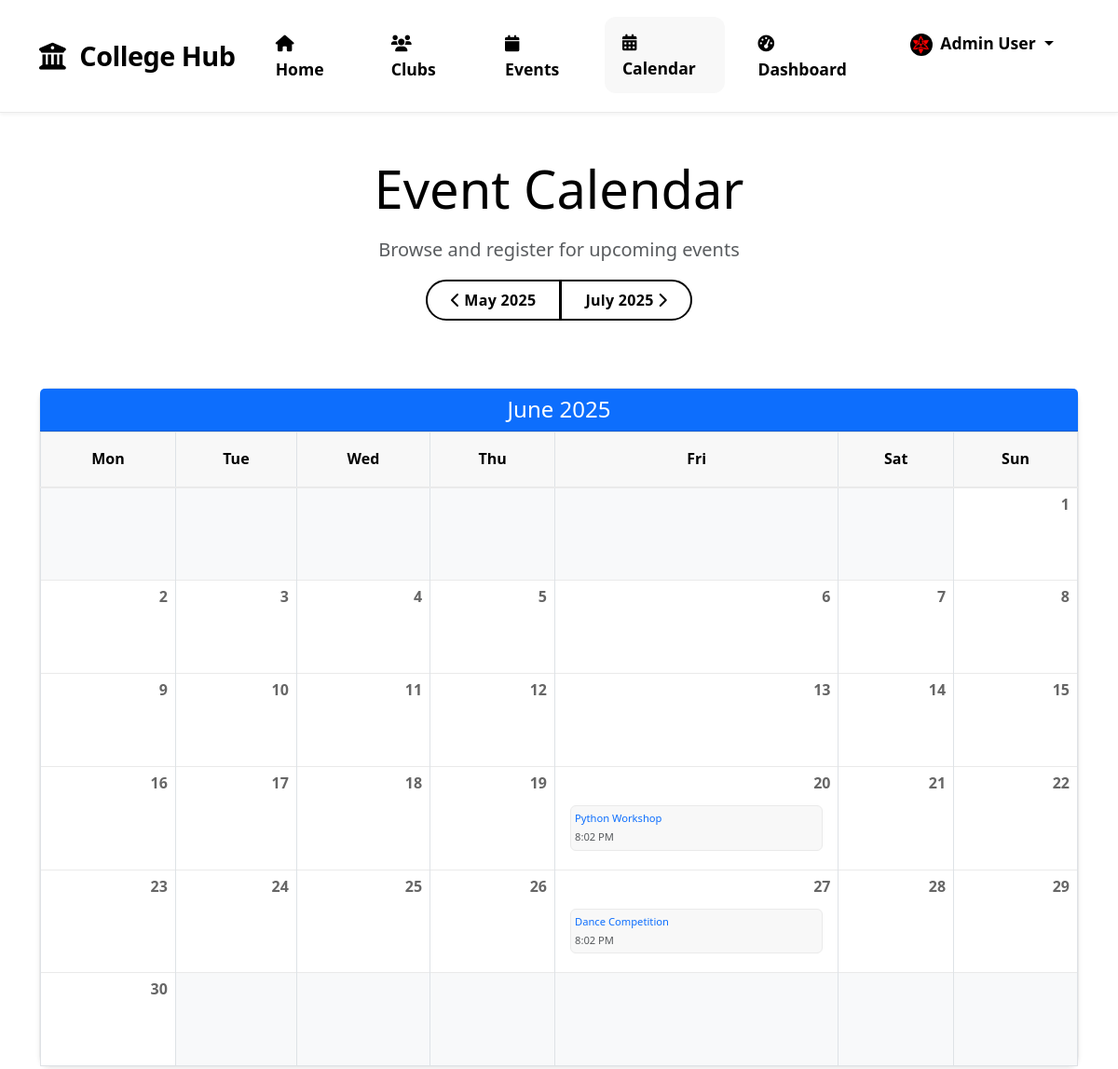
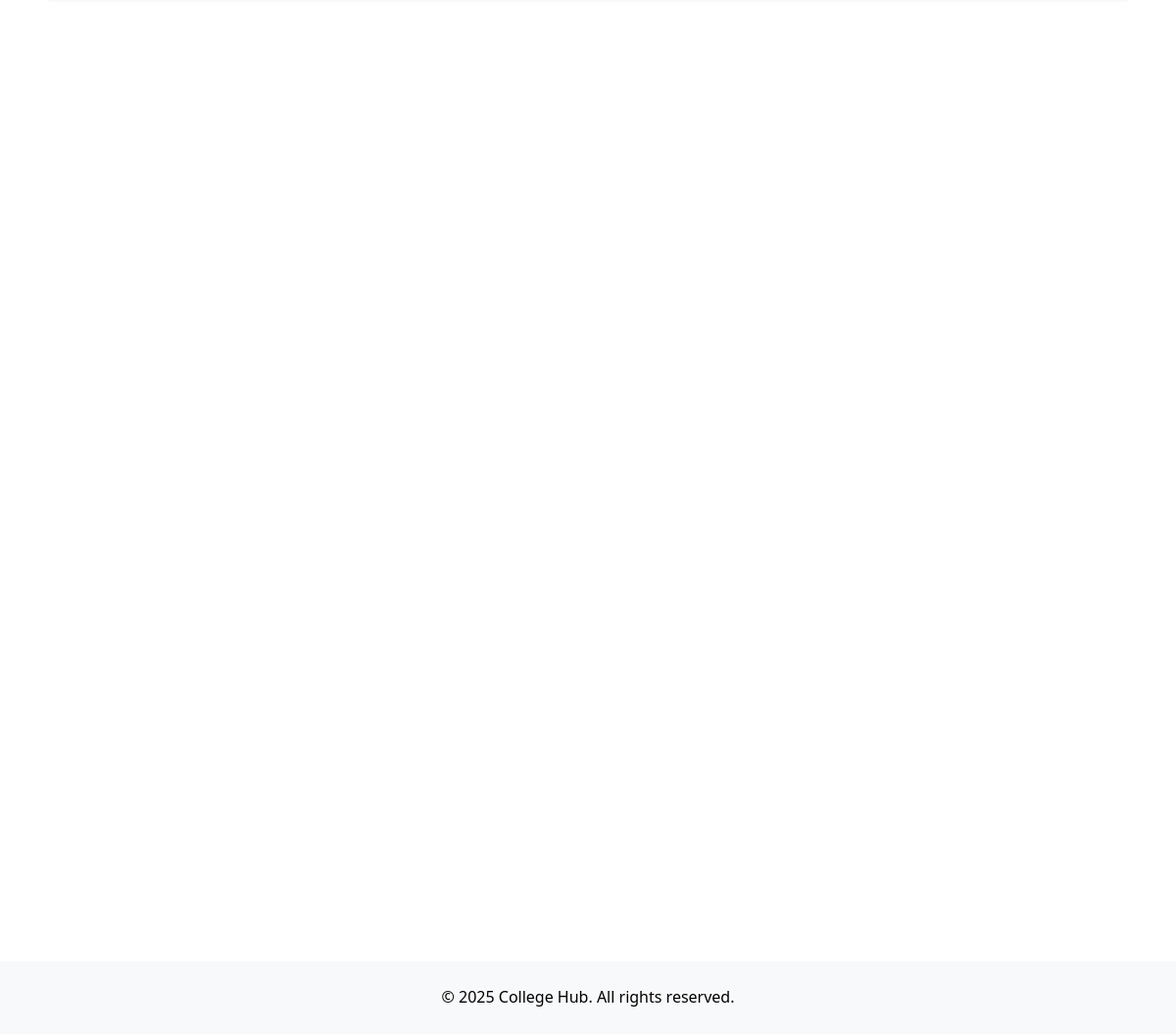
The app's page /calendar/?month=2025-06 (signed in) with its own data (2 pictures, top to bottom).
### clubs/models.py (models this page shows, shortened)
class UserProfile(models.Model):
    ROLE_CHOICES = [
        ('student', 'Student'),
        ('faculty', 'Faculty'),
        ('admin', 'Admin'),
    ]
    user = models.OneToOneField(User, on_delete=models.CASCADE)
    avatar = models.ImageField(upload_to='avatars/', null=True, blank=True)
    bio = models.TextField(max_length=500, blank=True)
    department = models.CharField(max_length=100, blank=True)
    role = models.CharField(max_length=20, choices=ROLE_CHOICES, default='student')
    faculty_id = models.CharField(max_length=50, blank=True, null=True)
    student_id = models.CharField(max_length=50, blank=True, null=True)
    interests = models.ManyToManyField('Club', related_name='interested_users', blank=True)

class Event(models.Model):
    STATUS_CHOICES = [
        ('pending', 'Pending Approval'),
        ('approved', 'Approved'),
        ('rejected', 'Rejected'),
    ]
    title = models.CharField(max_length=200)
    description = models.TextField()
    date = models.DateTimeField()
    location = models.CharField(max_length=200)
    club = models.ForeignKey(Club, on_delete=models.CASCADE, related_name='events')
    image = models.ImageField(upload_to='event_images/', null=True, blank=True)
    thumbnail = models.ImageField(upload_to='event_thumbnails/', null=True, blank=True)
    created_at = models.DateTimeField(auto_now_add=True)
    created_by = models.ForeignKey(User, on_delete=models.SET_NULL, null=True, related_name='created_events')
    status = models.CharField(max_length=20, choices=STATUS_CHOICES, default='pending')
    approved_by = models.ForeignKey(User, on_delete=models.SET_NULL, null=True, blank=True, related_name='approved_events')
    approved_date = models.DateTimeField(null=True, blank=True)
    registered_users = models.ManyToManyField(User, through='EventRegistration')
    capacity = models.PositiveIntegerField(default=0)  # 0 means unlimited
    registration_deadline = models.DateTimeField(null=True, blank=True)
    @property
    def is_full(self):
        return self.capacity > 0 and self.registered_users.count() >= self.capacity

### clubs/views.py (the view)
# urls.py: path('calendar/', views.calendar_view, name='calendar'),
@login_required
def calendar_view(request):
    from datetime import datetime, timedelta
    from django.utils.timezone import make_aware
    import calendar
    month_param = request.GET.get('month')
    if month_param:
        try:
            current_date = datetime.strptime(month_param, '%Y-%m')
            current_date = make_aware(datetime(current_date.year, current_date.month, 1))
        except ValueError:
            current_date = timezone.now()
    else:
        current_date = timezone.now()
    current_month_start = make_aware(datetime(current_date.year, current_date.month, 1))
    if current_date.month == 1:
        prev_month_start = make_aware(datetime(current_date.year - 1, 12, 1))
    else:
        prev_month_start = make_aware(datetime(current_date.year, current_date.month - 1, 1))
    if current_date.month == 12:
        next_month_start = make_aware(datetime(current_date.year + 1, 1, 1))
    else:
        next_month_start = make_aware(datetime(current_date.year, current_date.month + 1, 1))
    current_month_events = Event.objects.filter(
        date__year=current_month_start.year,
        date__month=current_month_start.month
    ).order_by('date')
    next_month_events = Event.objects.filter(
        date__year=next_month_start.year,
        date__month=next_month_start.month
    ).order_by('date')
    cal = calendar.monthcalendar(current_date.year, current_date.month)
    events_by_day = {}
    for event in current_month_events:
        day = event.date.day
        if day not in events_by_day:
            events_by_day[day] = []
        events_by_day[day].append(event)
    context = {
        'current_month_events': current_month_events,
        'next_month_events': next_month_events,
        'prev_month': prev_month_start,
        'current_month': current_month_start,
        'next_month': next_month_start,
        'calendar_weeks': cal,
        'events_by_day': events_by_day,
        'weekdays': ['Mon', 'Tue', 'Wed', 'Thu', 'Fri', 'Sat', 'Sun'],
    }
    return render(request, 'clubs/calendar.html', context)

### clubs/auth.py (called while the page is built)
    def get_user(self, user_id):
        UserModel = get_user_model()
        try:
            return UserModel.objects.get(pk=user_id)
        except UserModel.DoesNotExist:
            return None

### clubs/templatetags/calendar_extras.py (called while the page is built)
@register.filter
def get_item(dictionary, key):
    return dictionary.get(key, [])

### clubs/templates/clubs/calendar.html (shortened to what this page needs)
{% extends 'base.html' %}
{% load static %}
{% load calendar_extras %}
{% block content %}
<div class="container py-5">
    <div class="text-center mb-5">
        <h1 class="display-4 mb-3">Event Calendar</h1>
        <p class="lead text-muted">Browse and register for upcoming events</p>
        <div class="btn-group mb-4">
            <a href="?month={{ prev_month|date:'Y-m' }}" class="btn btn-outline-primary">
                <i class="fas fa-chevron-left me-1"></i>{{ prev_month|date:"F Y" }}
            </a>
            <a href="?month={{ next_month|date:'Y-m' }}" class="btn btn-outline-primary">
                {{ next_month|date:"F Y" }}<i class="fas fa-chevron-right ms-1"></i>
            </a>
        </div>
    </div>
    <div class="row mb-5">
        <div class="col-12">
            <div class="card shadow-sm">
                <div class="card-header bg-primary text-white">
                    <h3 class="h4 mb-0 text-center">{{ current_month|date:"F Y" }}</h3>
                </div>
                <div class="card-body p-0">
                    <table class="table table-bordered mb-0">
                        <thead>
                            <tr>
                                {% for day in weekdays %}
                                <th class="text-center">{{ day }}</th>
                                {% endfor %}
                            </tr>
                        </thead>
                        <tbody>
                            {% for week in calendar_weeks %}
                            <tr>
                                {% for day in week %}
                                <td class="position-relative {% if day == 0 %}bg-light{% endif %}" style="height: 100px;">
                                    {% if day != 0 %}
                                    <div class="day-number">{{ day }}</div>
                                    {% if day in events_by_day %}
                                    <div class="events-list">
                                        {% for event in events_by_day|get_item:day %}
                                        <div class="event-item p-1 mb-1 rounded">
                                            <a href="{% url 'event_detail' event.id %}" class="d-block text-decoration-none">
                                                <small class="d-block text-truncate">{{ event.title }}</small>
                                                <small class="text-muted">{{ event.date|date:"g:i A" }}</small>
                                            </a>
                                        </div>
                                        {% endfor %}
                                    </div>
                                    {% endif %}
                                    {% endif %}
                                </td>
                                {% endfor %}
                            </tr>
                            {% endfor %}
                        </tbody>
                    </table>
                </div>
            </div>
        </div>
    </div>
    <div class="row">
        <div class="col-md-6 mb-4">
        </div>
        <div class="col-md-6 mb-4">
        </div>
    </div>
</div>
{% endblock %}

### clubs/templates/base.html (shortened to what this page needs)
<!DOCTYPE html>
<html lang="en">
<head>
    <link href="https://cdn.jsdelivr.net/npm/bootstrap@5.3.0/dist/css/bootstrap.min.css" rel="stylesheet">
    <link href="https://cdnjs.cloudflare.com/ajax/libs/font-awesome/6.0.0/css/all.min.css" rel="stylesheet">    {% load static %}
    <link href="{% static 'css/style.css' %}" rel="stylesheet">
    <link rel="stylesheet" href="https://cdnjs.cloudflare.com/ajax/libs/animate.css/4.1.1/animate.min.css">
</head>
<body>
    <nav class="navbar navbar-expand-lg navbar-light sticky-top">
        <div class="container">
            <a class="navbar-brand" href="{% url 'home' %}">
                <i class="fas fa-university me-2"></i>
                College Hub
            </a>
                        <div class="collapse navbar-collapse" id="navbarNav">
                <ul class="navbar-nav ms-auto">
                    <li class="nav-item">
                        <a class="nav-link" href="{% url 'home' %}">
                            <i class="fas fa-home me-1"></i>Home
                        </a>
                    </li>
                    <li class="nav-item">
                        <a class="nav-link" href="{% url 'club_list' %}">
                            <i class="fas fa-users me-1"></i>Clubs
                        </a>
                    </li>                    <li class="nav-item">
                        <a class="nav-link" href="{% url 'event_list' %}">
                            <i class="fas fa-calendar me-1"></i>Events
                        </a>
                    </li>
                    <li class="nav-item">
                        <a class="nav-link" href="{% url 'calendar' %}">
                            <i class="fas fa-calendar-alt me-1"></i>Calendar
                        </a>
                    </li>
                    {% if user.is_authenticated %}
                        <li class="nav-item">
                            <a class="nav-link" href="{% url 'dashboard' %}">
                                <i class="fas fa-tachometer-alt me-1"></i>Dashboard
                            </a>
                        </li>
                        <li class="nav-item dropdown">
                            <a class="nav-link dropdown-toggle" href="#" id="userDropdown" role="button"
                               data-bs-toggle="dropdown" aria-expanded="false">
                                {% if user.userprofile.avatar %}
                                    <img src="{{ user.userprofile.avatar.url }}" alt="{{ user.get_full_name }}"
                                         class="rounded-circle me-1" style="width: 24px; height: 24px; object-fit: cover;">
                                {% else %}
                                    <i class="fas fa-user-circle me-1"></i>
                                {% endif %}
                                {{ user.get_full_name|default:user.username }}
                            </a>
                        </li>
                    {% endif %}
                </ul>
            </div>
        </div>
    </nav>
    {% block content %}
    {% endblock %}
    <footer class="bg-light mt-5 py-4">
        <div class="container text-center">
            <p class="mb-0">&copy; {% now "Y" %} College Hub. All rights reserved.</p>
        </div>
    </footer>    <script src="https://cdn.jsdelivr.net/npm/bootstrap@5.3.0/dist/js/bootstrap.bundle.min.js"></script>
</body>
</html>

### collegehub/static/css/style.css (style rules this page uses)
:root { --primary-color: #000000; --secondary-color: #333333; --accent-color: #ff9800; --success-color: #2e7d32; --danger-color: #d32f2f; --background-light: #ffffff; --background-off-white: #f8f8f8; --text-dark: #000000; --text-light: #666666; --text-white: #ffffff; --border-color: #eaeaea; --transition-speed: 0.3s; }
body { color: var(--text-dark); background-color: var(--background-light); font-family: 'Segoe UI', Tahoma, Geneva, Verdana, sans-serif; overflow-x: hidden; line-height: 1.6; }
h1, h2, h3, h4, h5, h6 { color: var(--text-dark); }
.navbar { background: var(--background-light); box-shadow: 0 2px 4px rgba(0, 0, 0, 0.05); padding: 1.2rem 0; border-bottom: 1px solid var(--border-color); }
.navbar-brand { color: var(--text-dark) !important; font-weight: 800; font-size: 1.8rem; letter-spacing: -0.5px; }
.nav-link { color: var(--text-dark) !important; font-weight: 600; padding: 0.8rem 1.2rem !important; margin: 0 0.5rem; border-radius: 12px; transition: all var(--transition-speed) ease; font-size: 1.1rem; }
.nav-link:hover, .nav-link.active { background: var(--background-off-white); color: var(--text-dark) !important; transform: translateY(-1px); }
.btn { border-radius: 12px; padding: 1rem 2rem; font-weight: 600; transition: all var(--transition-speed) ease; font-size: 1.1rem; letter-spacing: 0.3px; }
.btn-outline-primary { border: 2px solid var(--primary-color); color: var(--primary-color); background: transparent; }
.btn { border-radius: 8px; padding: 0.75rem 1.75rem; font-weight: 600; transition: all var(--transition-speed) ease; font-size: 1rem; letter-spacing: 0.3px; }
.btn-outline-primary { border: 2px solid var(--primary-color); color: var(--primary-color); border-radius: 25px; padding: 8px 25px; font-weight: 600; transition: all 0.3s ease; }
.card { background: var(--background-light); border: 1px solid var(--border-color); border-radius: 12px; box-shadow: 0 2px 4px rgba(0, 0, 0, 0.05); transition: all var(--transition-speed) ease; }
.table { width: 100%; margin-bottom: 1rem; color: var(--text-dark); }
.table thead th { background-color: var(--background-off-white); color: var(--text-dark); font-weight: 600; padding: 1rem; border-bottom: 2px solid var(--border-color); }
.table tbody tr { transition: background 0.3s ease; }
.table td { padding: 1rem; border-top: 1px solid var(--border-color); }

### clubs/templates/clubs/calendar.html (style rules this page uses)
.day-number { position: absolute; top: 5px; right: 8px; font-weight: bold; color: #666; }
.events-list { margin-top: 25px; font-size: 0.8rem; }
.event-item { background-color: var(--background-off-white); border: 1px solid var(--border-color); }

### records on screen
Event: title "Python Workshop", date "8:02 PM"
Event: title "Dance Competition", date "8:02 PM"

### other values on screen
{{ user.get_full_name|default:user.username }} "Admin User"
{{ prev_month|date:"F Y" }} "May 2025"
{{ next_month|date:"F Y" }} "July 2025"
{{ current_month|date:"F Y" }} "June 2025"
{{ day }} "Mon" "Tue" "Wed" "Thu" "Fri" "Sat" "Sun"
{{ day }} "1" "2" "3" "4" "5" "6" "7" "8" "9" "10" "11" "12" "13" "14" "15" "16" "17" "18" "19" "20" "21" "22" "23" "24" "25" "26" "27" "28" "29" "30"
